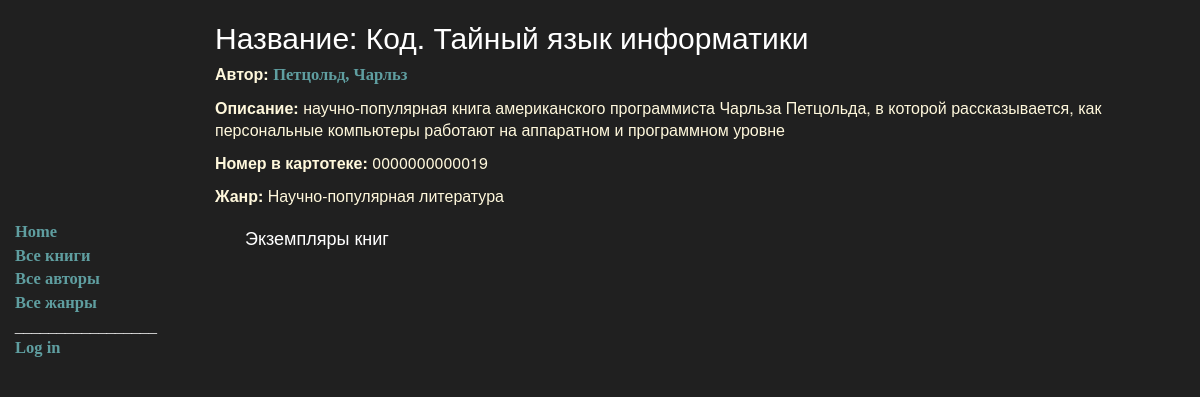
The page /catalog/book/17 on the database as committed earlier.
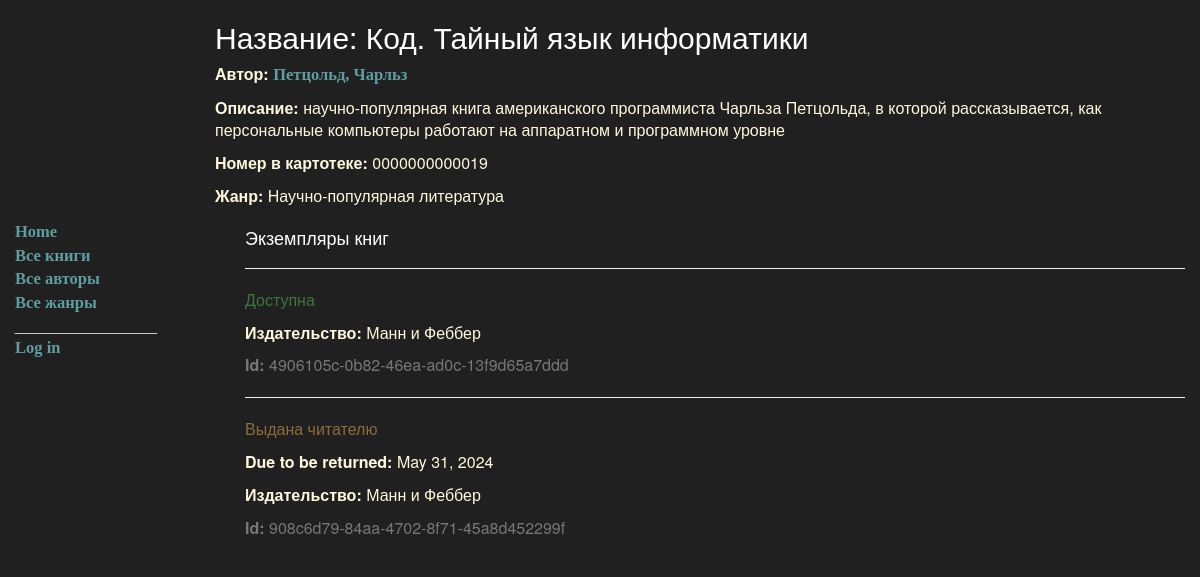
The same page on the database as committed later.
### catalog/models.py (models this page shows, shortened)
class Book(models.Model):
    title = models.CharField(max_length=200)
    author = models.ForeignKey(Author, on_delete=models.SET_NULL, null=True)
    summary = models.TextField(max_length=1000, help_text="Введите краткое описание книги.")
    isbn = models.CharField('ISBN', max_length=13, help_text='13 Character <a href="https://www.isbn-international'
                                                             '.org/content/what-isbn">ISBN number</a>')
    genre = models.ManyToManyField(Genre, help_text="Выберите жанр этой книги.")
    def display_genre(self):   # Создает строку для жанра. Это необходимо для отображения жанра в администраторе.
        return ', '.join(
            [
                genre.name for genre in self.genre.all()[:3]
             ]
        )
    display_genre.short_description = 'Genre'

class Author(models.Model):
    first_name = models.CharField(max_length=100)
    last_name = models.CharField(max_length=100)
    date_of_birth = models.DateField(null=True, blank=True)
    date_of_death = models.DateField('Died', null=True, blank=True)
    def __str__(self):
        return f'{self.last_name}, {self.first_name}'

class Genre(models.Model):   # Модель жанра книги
    name = models.CharField(max_length=200, help_text="Введите жанр книги (например, научная фантастика, "
                                                      "документальная литература)")
    def __str__(self):   # Возвращает название жанра в удобочитаемом виде
        return self.name

class BookInstance(models.Model):
    id = models.UUIDField(primary_key=True, default=uuid.uuid4, help_text="Уникальный идентификатор этой конкретной "
                                                                          "книги во всей библиотеке.")
    book = models.ForeignKey('Book', on_delete=models.SET_NULL, null=True)
    imprint = models.CharField(max_length=200)
    due_back = models.DateField(null=True, blank=True)
    LOAN_STATUS = (
        ('m', 'Обслуживается'),
        ('o', 'Выдана читателю'),
        ('a', 'Доступна'),
        ('r', 'Забронирована'),
    )
    status = models.CharField(max_length=1, choices=LOAN_STATUS, blank=True, default='m', help_text='Забронировать '
                                                                                                    'наличие.')
    class Meta:
        ordering = ["due_back"]

### catalog/views.py (the view)
# urls.py: url(r'^book/(?P<pk>\d+)$', views.BookDetailView.as_view(), name='book-detail'),
class BookDetailView(generic.DetailView):
    model = Book

### catalog/templates/catalog/book_detail.html (shortened to what this page needs)
{% extends "base_generic.html" %}
{% block content %}
	<h2>Название: {{ book.title }}</h2>
	<p><strong>Автор: <a href="{% url 'author-detail' book.author.pk %}">{{ book.author }}</a></strong></p>
	<p><strong>Описание:</strong> {{ book.summary }}</p>
	<p><strong>Номер в картотеке:</strong> {{ book.isbn }}</p>
	<p><strong>Жанр:</strong> {% for genre in book.genre.all %} {{ genre }}{% if not forloop.last %}, {% endif %}{% endfor %}</p>
	<div style="margin-left:30px;margin-top:20px">
    <h4>Экземпляры книг</h4>
    {% for copy in book.bookinstance_set.all %}
    <hr>
    <p class="{% if copy.status == 'a' %}text-success{% elif copy.status == 'd' %}text-danger{% else %}text-warning{% endif %}">{{ copy.get_status_display }}</p>
    {% if copy.status != 'a' %}<p><strong>Due to be returned:</strong> {{copy.due_back}}</p>{% endif %}
    <p><strong>Издательство:</strong> {{copy.imprint}}</p>
    <p class="text-muted"><strong>Id:</strong> {{copy.id}}</p>
    {% endfor %}
  	</div>
{% endblock %}

### catalog/templates/base_generic.html (shortened to what this page needs)
<!doctype html>
<html lang="en" xmlns="http://www.w3.org/1999/html">
<head>
	<link
			rel="stylesheet"
			href="https://maxcdn.bootstrapcdn.com/bootstrap/3.3.7/css/bootstrap.min.css"/>
	{% load static %}
	<link rel="stylesheet" href="{% static 'css/styles.css' %}"/>
</head>
<body>
<div class="container-fluid">
	<div class="row">
		<div class="col-sm-2">
			{% block sidebar %}
			<ul class="sidebar-nav">
				<li><strong><a href="{% url 'index' %}">Home</a></strong></li>
				<li><strong><a href="{% url 'books' %}">Все книги</a></strong></li>
				<li><strong><a href="{% url 'authors' %}">Все авторы</a></strong></li>
				<li><strong><a href="{% url 'genres' %}">Все жанры</a></strong></li>
				<li>_________________</li>
				{% if user.is_authenticated %}
				<li>User: {{ user.get_username }}</li>
				<li><strong><a href="{% url 'logout'%}?next={{request.path}}">Выход</a></strong></li>
				{% else %}
				<li><strong><a href="{% url 'login'%}?next={{request.path}}">Log in</a></strong></li>
				{% endif %}
			</ul>
			{% endblock %}
		</div>
		<div class="col-sm-10 ">{% block content %}{% endblock %}</div>
	</div>
</div>
</body>
</html>

### catalog/static/css/styles.css (style rules this page uses)
.sidebar-nav { margin-top: 220px; padding: 0; list-style: none; }

### catalog/templates/base_generic.html (style rules this page uses)
body { background: rgb(32,32,32); }
h2 { color: White; }
h4 { color: White; }
a { color: rgb(95, 158, 160); font-size: 16.5px; font-family: Verdana }
p { color: rgb(255, 248, 220); font-size: 16px; }
li { color: White; font-size: 15px; }

Rows that differ between the two databases and show on the page:
added BookInstance: status "Доступна", imprint "Манн и Феббер", id "4906105c-0b82-46ea-ad0c-13f9d65a7ddd"
added BookInstance: status "Выдана читателю", due_back "May 31, 2024", imprint "Манн и Феббер", id "908c6d79-84aa-4702-8f71-45a8d452299f"
